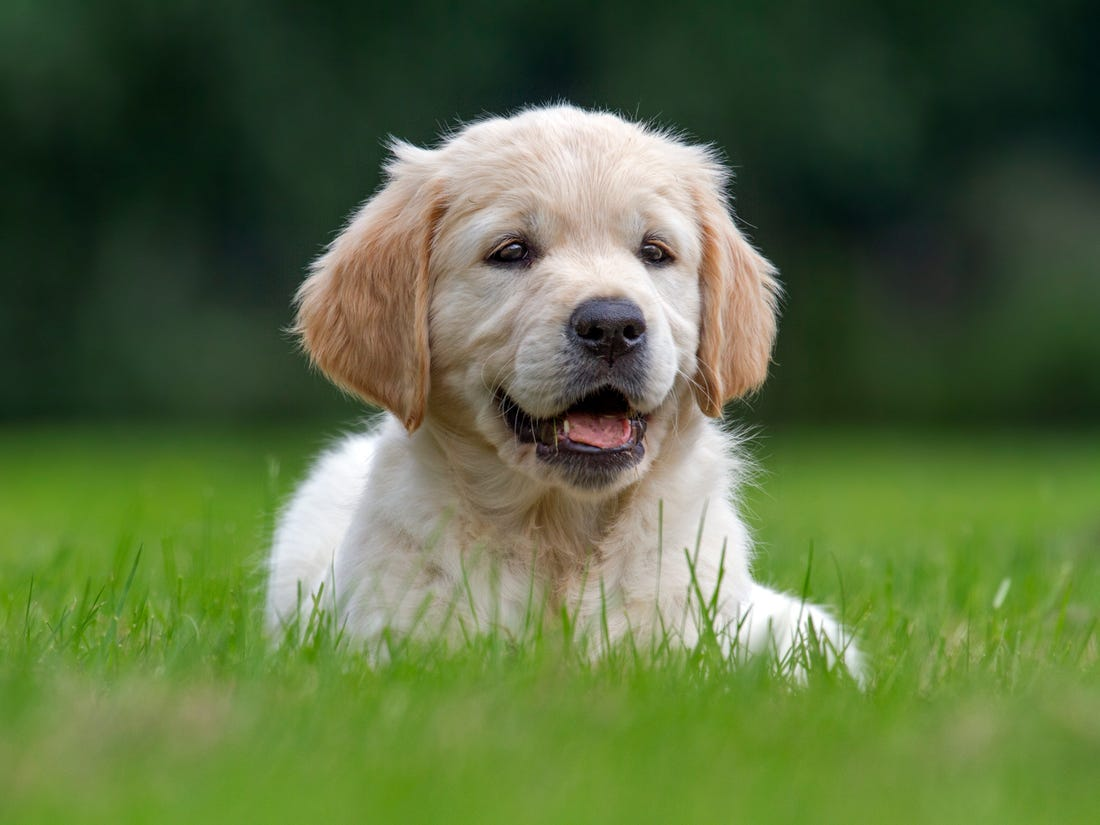
#> input picture ImageAugmentation/dog.jpg, 1100 x 825 px
$ python ImageAugmentation.py
#> lines starting #> are read from the running program, lines starting #| are printed output that depends on the picture
import cv2
import numpy as np

# Load image
img = cv2.imread('dog.jpg')
#> img is the input picture: shape (825, 1100, 3); mean B, G, R 64.9, 108, 89.4

# Convert to grayscale
gray = cv2.cvtColor(img, cv2.COLOR_BGR2GRAY)
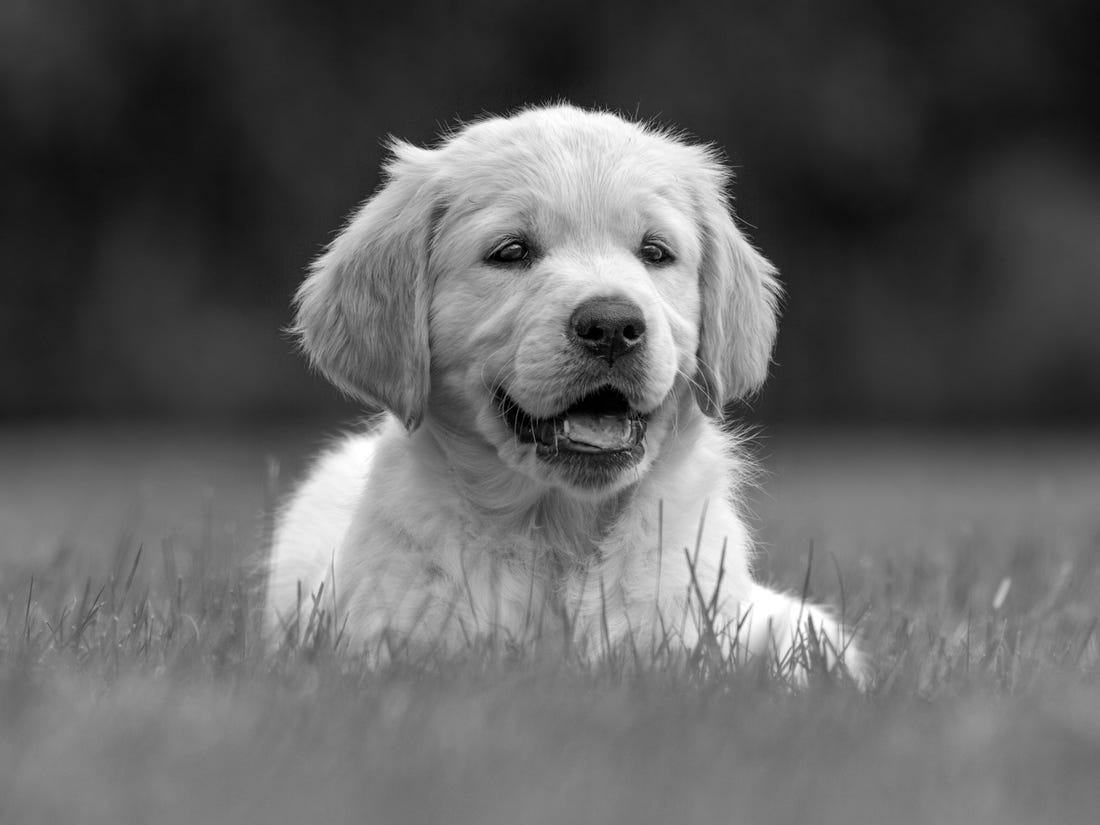
#> gray: shape (825, 1100); min 0, max 255, mean 97.6

# Flip image horizontally
flipped = cv2.flip(img, 1)
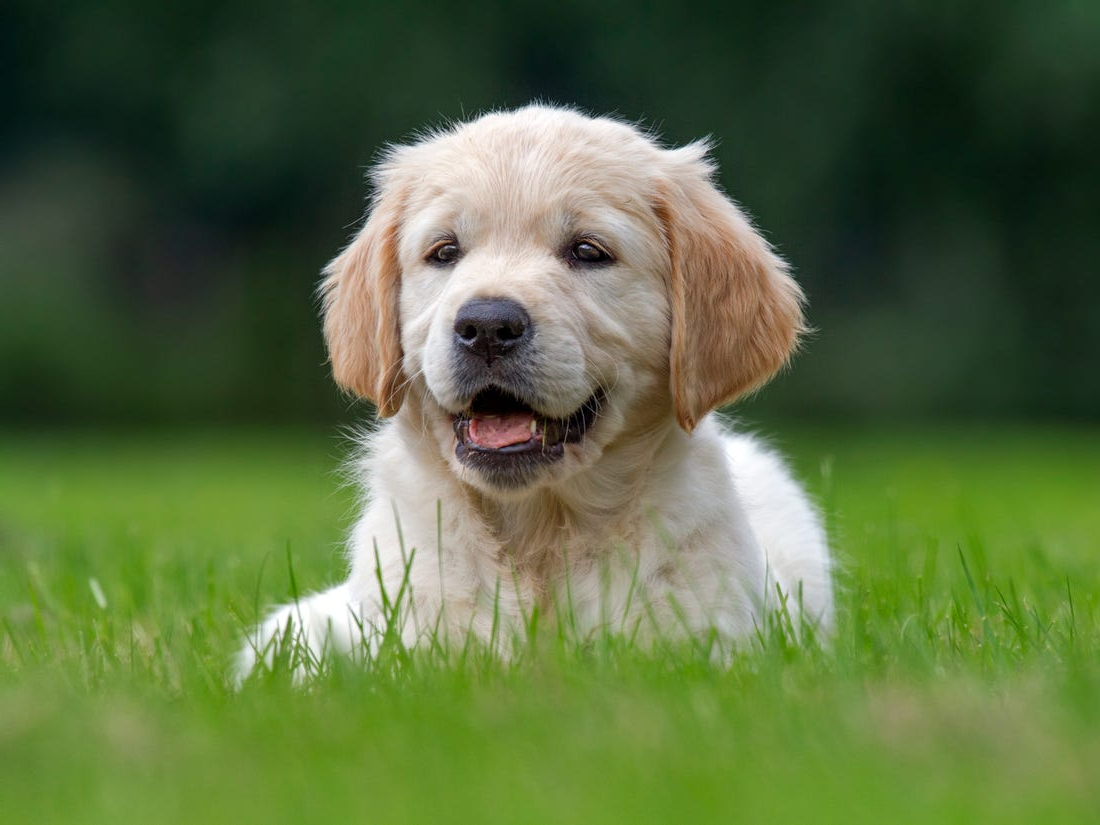
#> flipped: shape (825, 1100, 3); mean B, G, R 64.9, 108, 89.4

# Randomly rotate image
angle = np.random.randint(-10, 10)
rows, cols = img.shape[:2]
#> rows = 825; cols = 1100
M = cv2.getRotationMatrix2D((cols/2, rows/2), angle, 1)
rotated = cv2.warpAffine(img, M, (cols, rows))

# Randomly adjust brightness and contrast
brightness = np.random.randint(-50, 50)
contrast = np.random.uniform(0.5, 1.5)
b_c = cv2.addWeighted(img, contrast, img, 0, brightness)
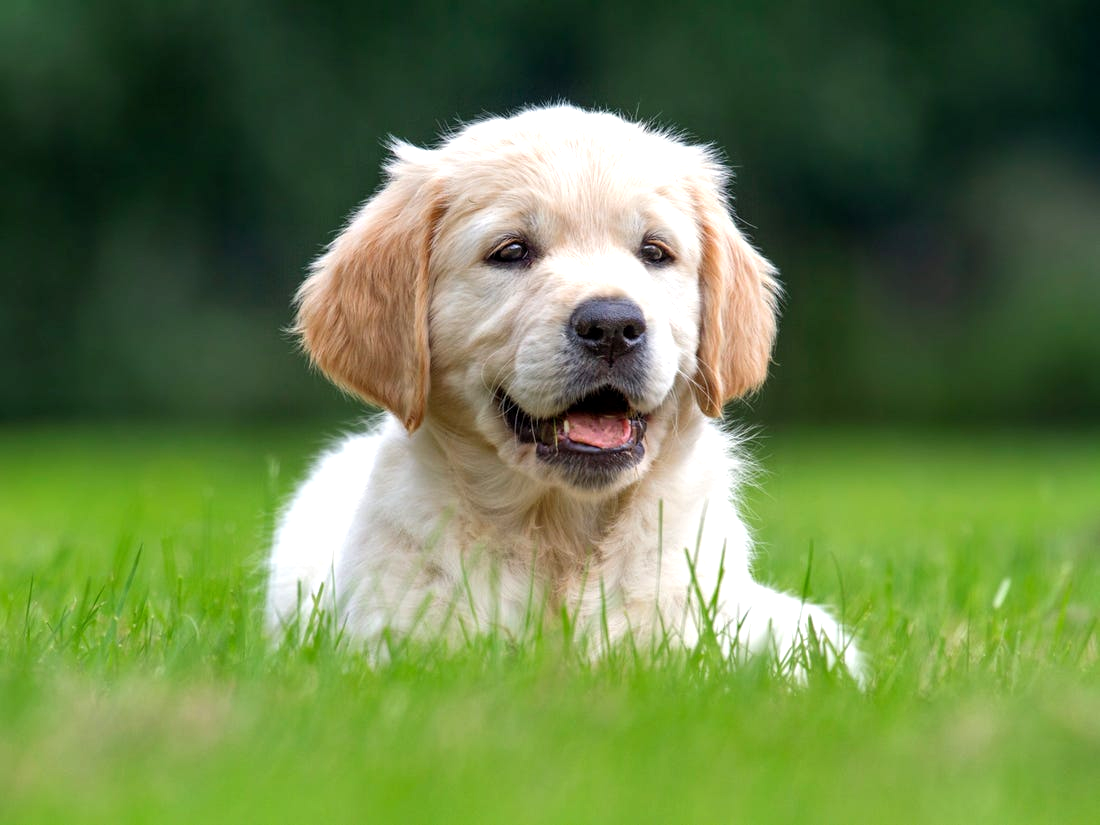
#> b_c: shape (825, 1100, 3); mean B, G, R 75, 127.4, 104.5

# Randomly add Gaussian noise
mean = 0
var = np.random.randint(10, 30)
sigma = var ** 0.5
gauss = np.random.normal(mean, sigma, img.shape)
noised = img.astype('float64')  # Convert img to float64
noised = cv2.add(noised, gauss)

# Show output
cv2.imshow('Input Image', img)
cv2.imshow('Grayscale Image', gray)
cv2.imshow('Flipped Image', flipped)
cv2.imshow('Rotated Image', rotated)
cv2.imshow('Brightness and Contrast Image', b_c)
cv2.imshow('Noise Image', noised)
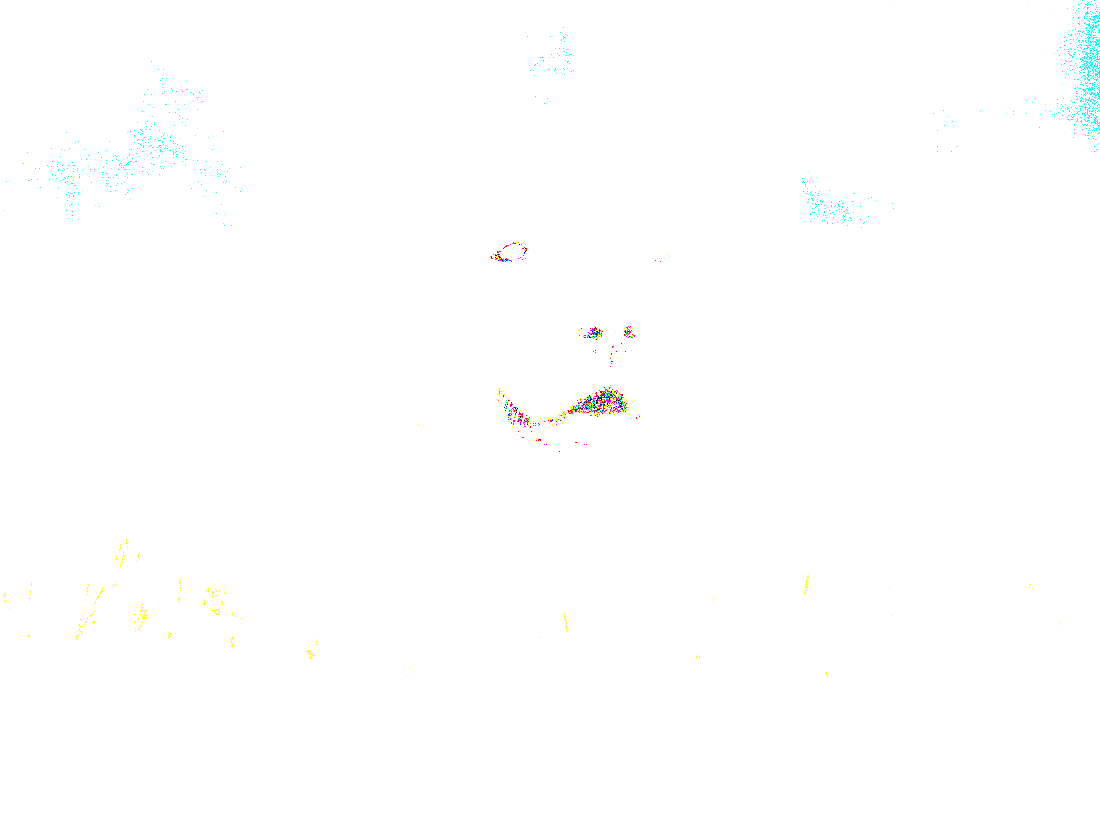
#> window 'Noise Image': shape (825, 1100, 3); mean B, G, R 254.6, 254.8, 254.4
cv2.waitKey(0)
cv2.destroyAllWindows()
